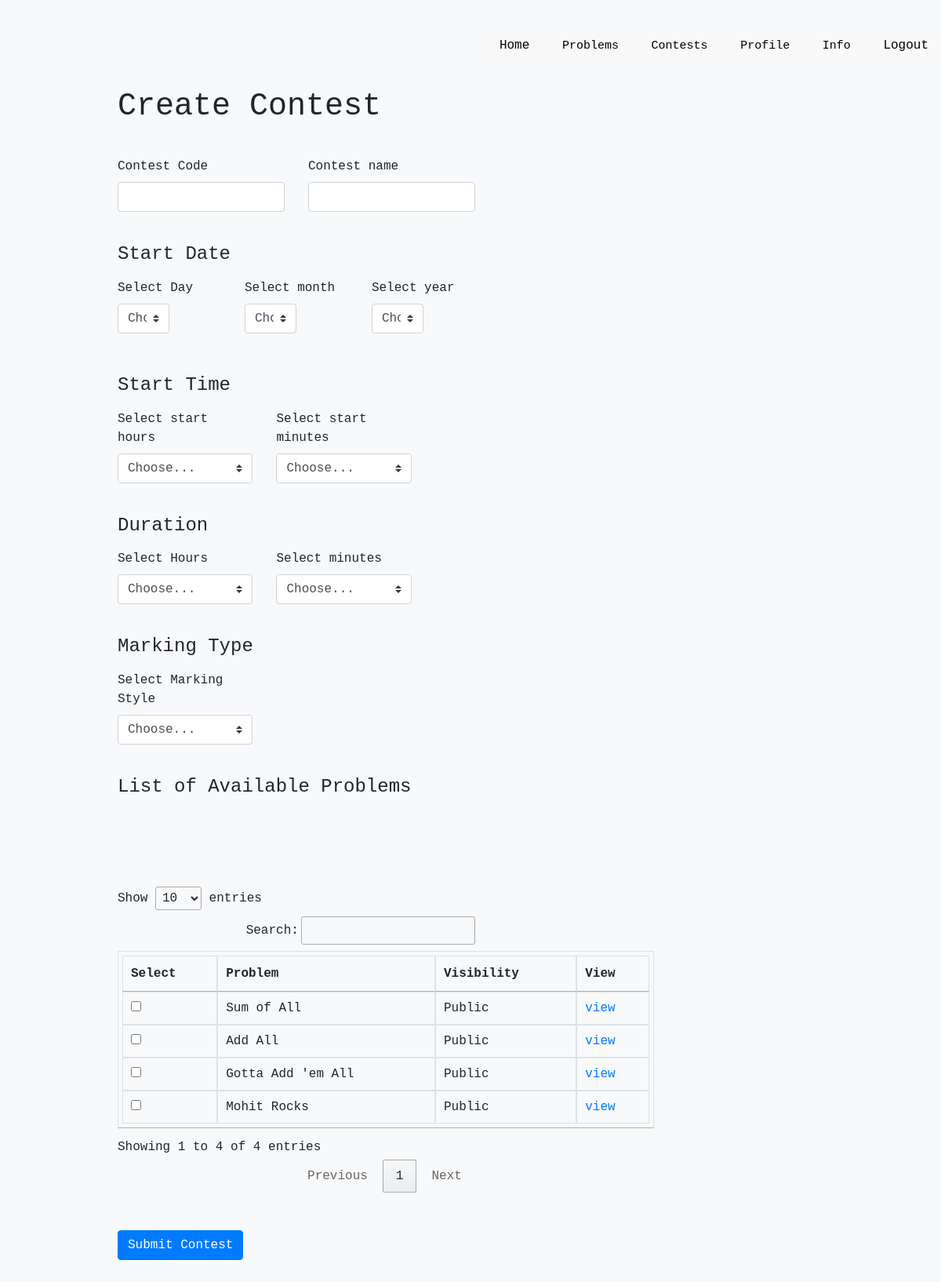
Before: /contest/create/ with the older database file.
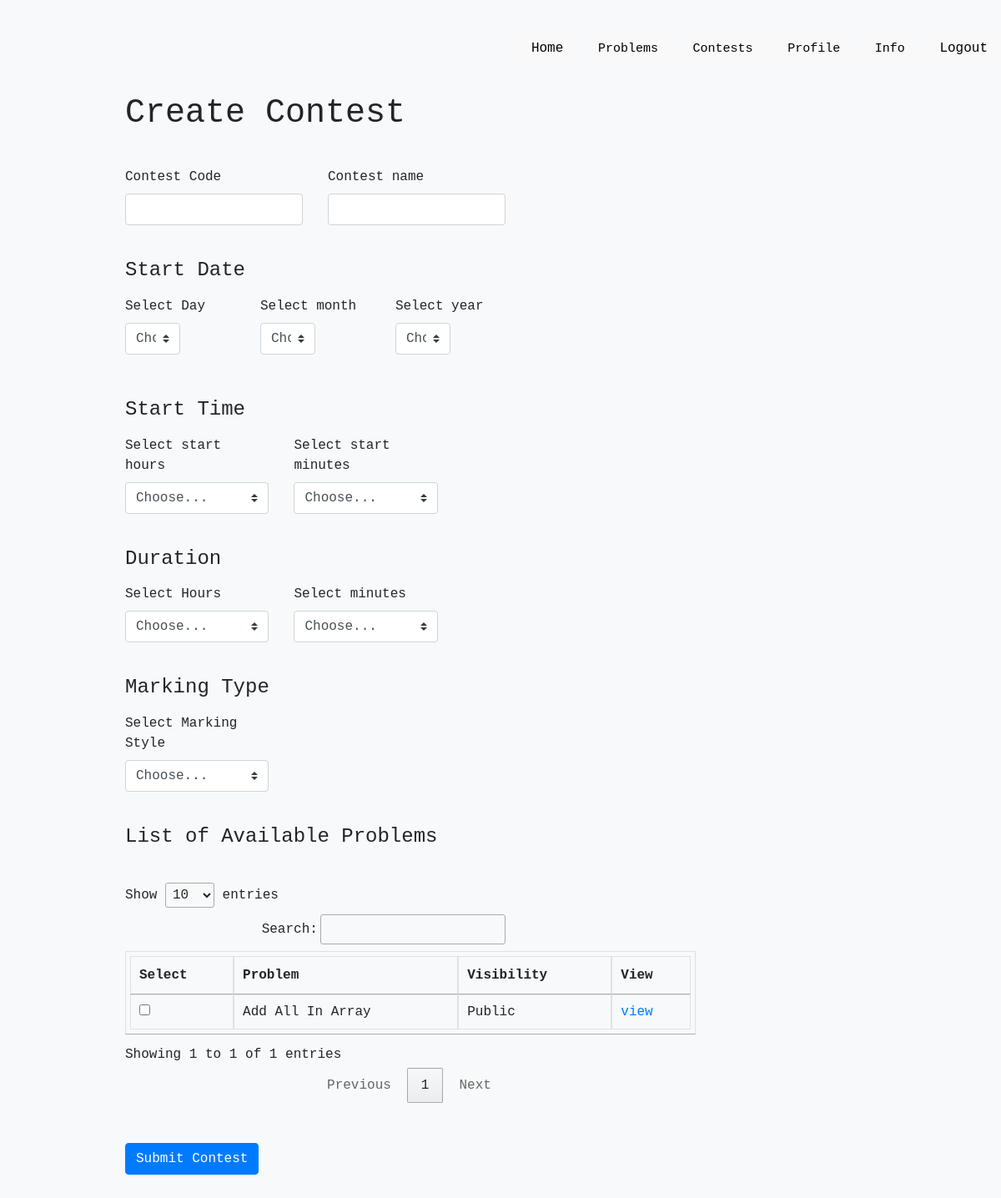
After: the same page with the newer database file.
### problems/models.py (models this page shows)
class Question(models.Model):
    problemCode = models.CharField(max_length=50)
    problemName = models.CharField(max_length=100)
    problemStatement = models.TextField()
    timeLimit = models.FloatField()
    memoryLimit = models.IntegerField()
    marking = models.IntegerField()
    access = models.IntegerField()
    creator = models.CharField(max_length=20)
    editorialist = models.CharField(max_length=20)
    totalAttempts = models.IntegerField()
    successfulAttempts = models.IntegerField()

### contest/views.py (the view)
# urls.py: path('create/',createContestView,name='createContest'),
def createContestView(request):
    questions = Question.objects.all()
    all_questions = []
    for question in questions:
        if question.access == 1 or question.creator == request.user.username:
            print("Hello")
            all_questions.append(question)
    registerLog('INFO','GET',request.user.username,'createContest','creatingContest',get_client_ip(request))
    return render(request,'createContest.html',{'all_problems':all_questions})

### OJ/loggingUtils.py (called while the page is built)
def get_client_ip(request):
    x_forwarded_for = request.META.get('HTTP_X_FORWARDED_FOR')
    if x_forwarded_for:
        ip = x_forwarded_for.split(',')[0]
    else:
        ip = request.META.get('REMOTE_ADDR')
    return ip

def registerLog(level, method, username, function, activity, IP):
	log = logging.getLogger('CallOJLogs')
	staticLogInfo = {'clientip': IP, 'user': username}
	if level == "INFO":
		log.info('"'+ method + ' '+ username + ' '+ function +' '+ activity +'"', extra = staticLogInfo)
	elif level == "ERROR":
		log.error('"'+ method + ' '+ username + ' '+ function +' '+ activity +'"', extra = staticLogInfo)
	else:
		log.debug('"'+ method + ' '+ username + ' '+ function +' '+ activity +'"', extra = staticLogInfo)

### templates/createContest.html (shortened to what the changed rows need)
<!doctype html>
<html lang="en">
  <head>
        <link rel="stylesheet" type="text/css"  href="../../static/css/createContest.css">
    {% load static %}
    <link href="{% static "css/bootstrap.min.css" %}" rel="stylesheet">
    <link href="{% static "css/form-validation.css" %}" rel="stylesheet">
    <link rel="stylesheet" type="text/css" href="http://cdn.datatables.net/1.10.21/css/jquery.dataTables.min.css" />
  </head>
  <body class="bg-light">
    <div class="container">
      <div class="row">
        <div class="col-md-12">
          <br> <br> <br> <h1 class="mb-3">Create Contest</h1>
          <form action="/contest/submit/" method="post" class="needs-validation" novalidate>
             <div class="row">
              <div class="col-md-6 mb-3">
              </div>
              <div class="col-md-6 mb-3">
              </div>
            </div>
            <br>
            <h4 class="mb-3">Start Date</h4>
            <div class="row">
              <div class="col-md-4 mb-1">
              </div>
              <div class="col-md-4 mb-1">
              </div>
              <div class="col-md-4 mb-1">
            </div>
          </div>
          <div><br><br></div>
          <h4 class="mb-3">Start Time</h4>
          <div class="row">
            <div class="col-md-5 mb-3">
            </div>
            <div class="col-md-5 mb-3">
            </div>
        </div>
        <div><br></div>
            <h4 class="mb-3">Duration</h4>
            <div class="row">
                <div class="col-md-5 mb-3">
                </div>
                <div class="col-md-5 mb-3">
                  </div>
            </div>
            <div><br></div>
            <h4 class="mb-3">Marking Type</h4>
            <div class="row">
            <div class="col-md-5 mb-3">
              </div>
            </div>
            <div><br></div>
            <h4 class="mb-3">List of Available Problems</h4>
            <div>
            <table id="selectProblems" class="table table-bordered" style="width:150%; padding:5px;">
              <thead>
                <tr>
                  <th>Select</th>
                  <th>Problem</th>
                  <th>Visibility</th>
                  <th>View</th>
                </tr>
              </thead>
              <tbody>
            {% for question in all_problems %}
            <tr>
            <div class="custom-control custom-checkbox">
                <td><input type="checkbox"  id={{ question.problemCode }} name="checks[]" value={{ question.problemCode }}></td>
                <td>{{ question.problemName }}</td>
                {% if question.access == 1 %}
                <td>Public</td>
                {% else %}
                <td>Private</td>
                {% endif %}
                <td><a href="/dashboard/problems/{{ question.id }}/">view</a></td>
            </div>
            </tr>
            {% endfor %}
          </tbody>
          </table>
        </div>
            <div><br><br></div>
            <button class="btn btn-primary" type="submit">Submit Contest</button>
            <br><br>
          </form>
        </div>
      </div>
    </div>
  </body>
</html>

Changed rows visible on the page:
removed Question: problemName "Add All", access "Public"
removed Question: problemName "Gotta Add 'em All", access "Public"
removed Question: problemName "Mohit Rocks", access "Public"
changed Question: problemName "Sum of All" → "Add All In Array"
Other visible differences:
text written by a page script: "Show entries Search: Showing 1 to 4 of 4 entries Previous 1 Next" → "Show entries Search: Showing 1 to 1 of 1 entries Previous 1 Next"
